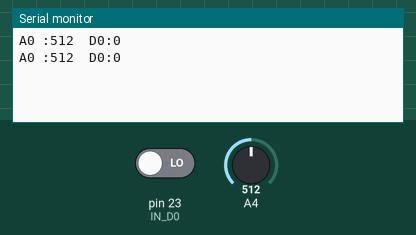
Simulated run of this sketch. Board: Arduino Mega 2560, built with avr-gcc and run on an emulated ATmega2560. On the bench: the last lines printed to the serial monitor. Inputs (shaded band) come from the test bench; at power-on: A4 = 512, pin 23 (IN_D0) LOW.

Above: at 1.8 s.
1.9 s: A4 set to 716
At 2.7 s:
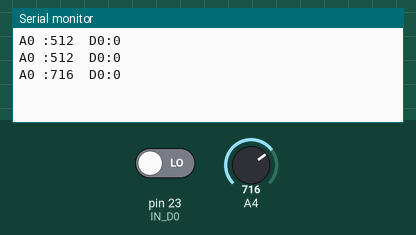
3.4 s: pin 23 (IN_D0) driven HIGH
At 4.7 s:
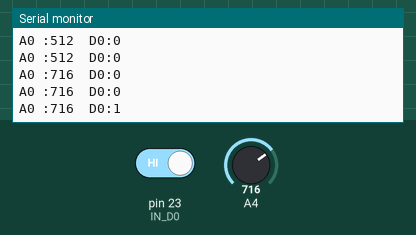
4.9 s: A4 set to 900
At 5.8 s:
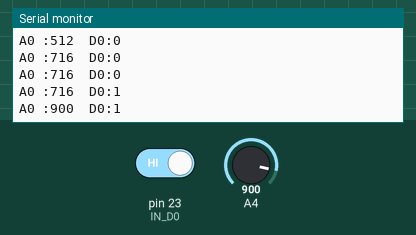
6.4 s: pin 23 (IN_D0) driven LOW
At 7.8 s:
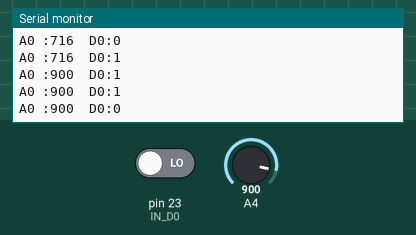
Timing chart, 0 to 8.9 s (numbered marks = the images above; inputs shaded):
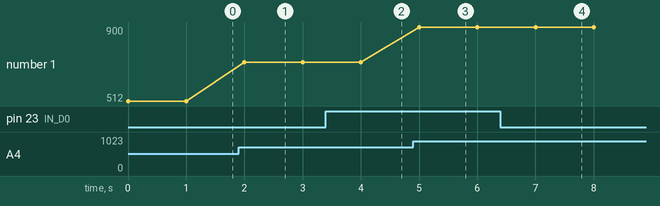

The sketch:

Light_Sensor.ino
```cpp
#include <Wire.h>


const int IN_A0 = 36; // analog input
const int IN_D0 = 23; // digital input
int value_A0;
bool value_D0;

void setup() {
  pinMode (IN_A0, INPUT);

  Serial.begin(115200);
  pinMode (IN_D0, INPUT);

}


void loop() {

  value_A0 = analogRead(IN_A0); // reads the analog input from the IR distance sensor
  value_D0 = digitalRead(IN_D0);// reads the digital input from the IR distance sensor

  Serial.print("A0 :");
  Serial.print(value_A0); // prints analog value on the LCD module

  Serial.print("  D0:");
  Serial.println(value_D0); // prints digital value on the LCD module

  delay(1000);
}
```

Measured:
- after the input at 1.9 s, the serial monitor: prints a new line after 0.10 s (image 1)
- after the input at 3.4 s, the serial monitor: prints a new line after 0.60 s (image 2)
- after the input at 4.9 s, the serial monitor: prints a new line after 0.10 s (image 3)
- after the input at 6.4 s, the serial monitor: prints a new line after 0.60 s (image 4)
- plotted number 1: 512 → 716 after the input at 1.9 s, 716 → 900 after the input at 4.9 s
